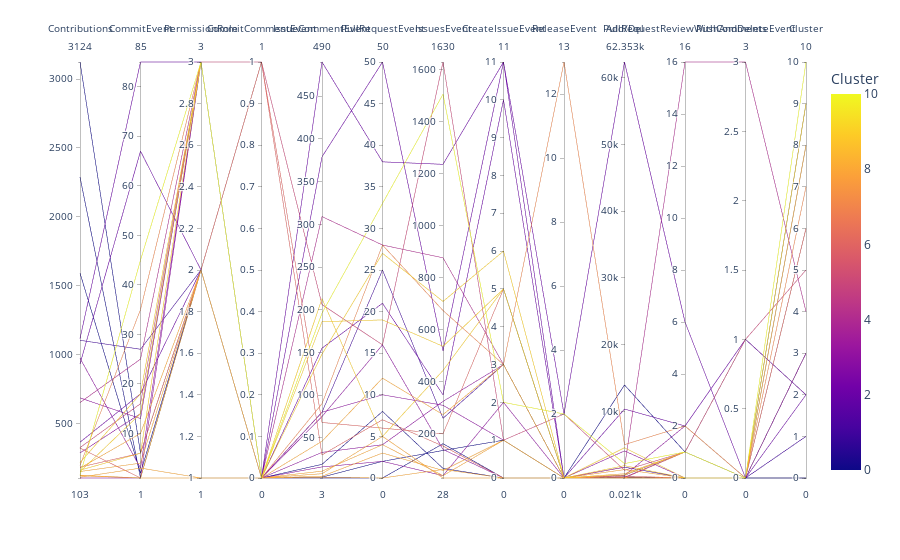

The code cell stored with this chart in its notebook:
### Code cell
cluster_data_df['Cluster'] = labels
fig = px.parallel_coordinates(cluster_data_df, color='Cluster', dimensions=['Contributions', 'CommitEvent', 'PermissionRole', 'CommitCommentEvent', 'IssueCommentEvent', 'PullRequestEvent', 'IssuesEvent', 'CreateIssueEvent', 'ReleaseEvent', 'Add/Del', 'PullRequestReviewWithComments', 'PushAndDeleteEvent', 'Cluster'])
fig.show()

### Figure 1 — Plotly figure (JSON) as saved in the notebook; plotly's stock layout.template omitted (floating-point values rounded to 4 significant figures)
{"data": [{"dimensions": [{"label": "Contributions", "values": [3124, 2289, 1591, 1115, 1103, 973, 931, 685, 651, 363, 324, 320, 285, 215, 194, 182, 175, 160, 150, 149, 123, 122, 119, 109, 103]}, {"label": "CommitEvent", "values": [6, 1, 2, 85, 27, 3, 67, 13, 25, 18, 16, 1, 14, 18, 35, 6, 10, 6, 4, 14, 1, 45, 1, 3, 1]}, {"label": "PermissionRole", "values": [2, 2, 2, 3, 2, 3, 2, 3, 3, 2, 3, 2, 3, 3, 3, 2, 2, 3, 2, 3, 1, 3, 2, 1, 3]}, {"label": "CommitCommentEvent", "values": [0, 0, 0, 0, 0, 0, 0, 0, 0, 0, 1, 1, 0, 0, 0, 1, 0, 0, 0, 0, 0, 0, 0, 0, 0]}, {"label": "IssueCommentEvent", "values": [19, 3, 4, 490, 80, 33, 379, 80, 309, 155, 206, 68, 75, 148, 90, 30, 46, 213, 11, 186, 4, 196, 8, 5, 16]}, {"label": "PullRequestEvent", "values": [8, 0, 2, 38, 25, 4, 50, 10, 28, 21, 16, 6, 16, 27, 28, 7, 12, 5, 4, 19, 0, 33, 5, 3, 2]}, {"label": "IssuesEvent", "values": [65, 160, 134, 1236, 258, 323, 517, 308, 876, 348, 1630, 198, 138, 708, 673, 151, 272, 442, 37, 535, 61, 1506, 28, 57, 37]}, {"label": "CreateIssueEvent", "values": [0, 0, 1, 11, 3, 3, 11, 1, 3, 10, 1, 5, 0, 6, 3, 0, 3, 5, 1, 5, 0, 2, 0, 1, 2]}, {"label": "ReleaseEvent", "values": [0, 0, 0, 2, 0, 0, 0, 0, 0, 0, 2, 0, 0, 0, 13, 0, 0, 0, 0, 0, 0, 2, 0, 0, 0]}, {"label": "Add/Del", "values": [13960.0, 166, 22, 62350.0, 1646.0, 4076.0, 10352, 414.5, 1629, 437.5, 1178, 43.5, 120.5, 4554.0, 5024.0, 306, 651.5, 468.5, 29, 1872, 88.5, 2177, 1276, 20.5, 77.5]}, {"label": "PullRequestReviewWithComments", "values": [1, 0, 0, 6, 0, 0, 2, 2, 16, 1, 1, 1, 1, 0, 2, 0, 1, 1, 0, 0, 0, 1, 0, 0, 0]}, {"label": "PushAndDeleteEvent", "values": [0, 0, 0, 0, 0, 0, 1, 0, 3, 1, 1, 0, 0, 0, 0, 0, 0, 0, 0, 0, 0, 0, 0, 0, 0]}, {"label": "Cluster", "values": [0, 0, 0, 2, 1, 3, 2, 3, 4, 2, 5, 6, 3, 9, 7, 6, 8, 9, 8, 9, 8, 10, 8, 8, 3]}], "domain": {"x": [0, 1], "y": [0, 1]}, "line": {"color": [0, 0, 0, 2, 1, 3, 2, 3, 4, 2, 5, 6, 3, 9, 7, 6, 8, 9, 8, 9, 8, 10, 8, 8, 3], "coloraxis": "coloraxis"}, "name": "", "type": "parcoords"}], "layout": {"coloraxis": {"colorbar": {"title": {"text": "Cluster"}}, "colorscale": [[0, "#0d0887"], [0.1111, "#46039f"], [0.2222, "#7201a8"], [0.3333, "#9c179e"], [0.4444, "#bd3786"], [0.5556, "#d8576b"], [0.6667, "#ed7953"], [0.7778, "#fb9f3a"], [0.8889, "#fdca26"], [1, "#f0f921"]]}, "legend": {"tracegroupgap": 0}, "margin": {"t": 60}}}
